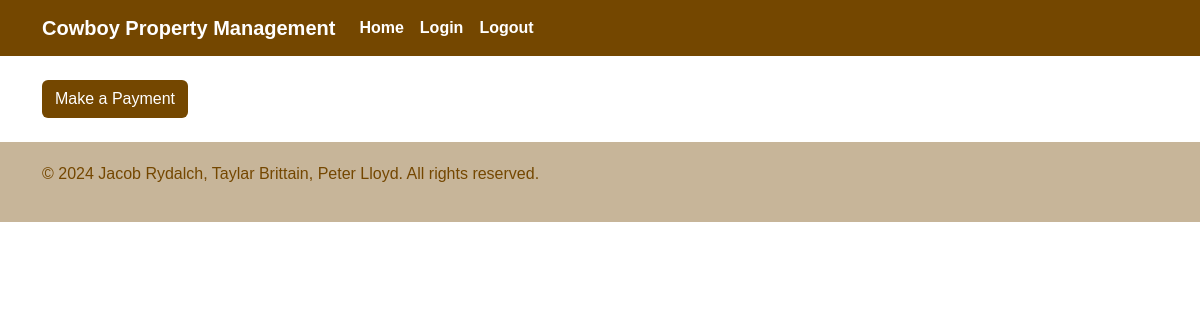
Before: /renterPayments.php?RenterID=10 with the older database file.
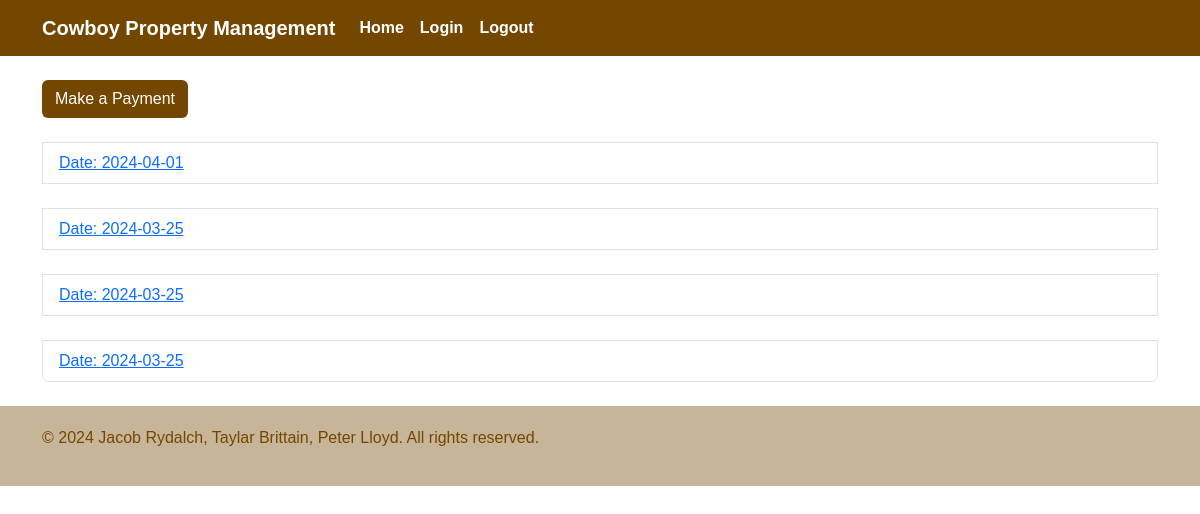
After: the same page with the newer database file.
### tables this page shows
CREATE TABLE IF NOT EXISTS `payment` (
  `PaymentID` bigint UNSIGNED NOT NULL AUTO_INCREMENT,
  `LeaseID` int UNSIGNED NOT NULL,
  `RenterID` int UNSIGNED NOT NULL,
  `Date` date NOT NULL,
  `Amount` decimal(9,2) NOT NULL,
  `credit_card` varchar(255) NOT NULL,
  PRIMARY KEY (`PaymentID`),
  KEY `LeaseID` (`LeaseID`),
  KEY `RenterID` (`RenterID`)
);

### renterPayments.php (the view, shortened to what this page needs)
<?php
require_once 'login.php';
if(isset($_GET['RenterID'])) {
	$renterID = $_GET['RenterID'];
	$conn = new mysqli($hn, $un, $pw, $db);
	?>
<!DOCTYPE html>
<html>
	<head>
		<link href="https://cdn.jsdelivr.net/npm/bootstrap@5.3.3/dist/css/bootstrap.min.css" rel="stylesheet">
		<link href="cpm-universal-styles.css" rel="stylesheet">
	</head>
	<body>
		<nav class="navbar navbar-expand-lg custom-navbar">
			<div class="container">
			    <a class="navbar-brand custom-navbar-item" href="public-home.php">Cowboy Property Management</a>
				<div class="collapse navbar-collapse text-center" id="navbarNav">
					<ul class="navbar-nav ml-auto">
						<li class="nav-item">
							<a class="nav-link custom-navbar-item" href="public-home.php" >Home</a>
						</li>
						<li class="nav-item">
							<a class="nav-link custom-navbar-item" href="login-form.php" >Login</a>
						</li>
						<li class="nav-item">
							<a class="nav-link custom-navbar-item" href="logout.php" >Logout</a>
						</li>
					</ul>
				</div>
			</div>
		</nav>
		<br>
		<div class='renter-pmt-list'>
			<div class='container'>
			<a href='makePayment.php?RenterID=<?php echo $renterID; ?>' class='btn custom-btn1'>Make a Payment</a>
				<ul class='list-group'>
					<?php
							$query = "SELECT * FROM payment WHERE RenterID = $renterID";
							$result = $conn->query($query);
							if($result->num_rows > 0) {
								while($row = $result->fetch_array(MYSQLI_ASSOC)) {
									echo <<<_END
											<br>
											<li class='list-group-item list-group-item-active'>
											<a href='paymentDetails.php?RenterID=$renterID'>
												Date: $row[Date]
											</a>
											</li>
											_END;
								}
							}
						}
					?>
				</ul>
			</div>
		</div>
		<br>
		<div class='custom-footer'>
			<div class='container'>
				<p style='color: #744700;'>&copy; 2024 Jacob Rydalch, Taylar Brittain, Peter Lloyd. All rights reserved.</p>
			</div>
	</body>
</html>

### cpm-universal-styles.css (style rules this page uses)
body { font-family: Arial; }
.custom-footer { background-color: #c7b599; padding: 20px; width: 100%; }
.custom-navbar { background-color: #744700; }
.custom-navbar-item { color: white; font-weight: bold; }
.custom-btn1 { background-color: #744700; color: white; }

Changed rows visible on the page:
added payment: Date "2024-04-01"
added payment: Date "2024-03-25"
added payment: Date "2024-03-25"
added payment: Date "2024-03-25"
